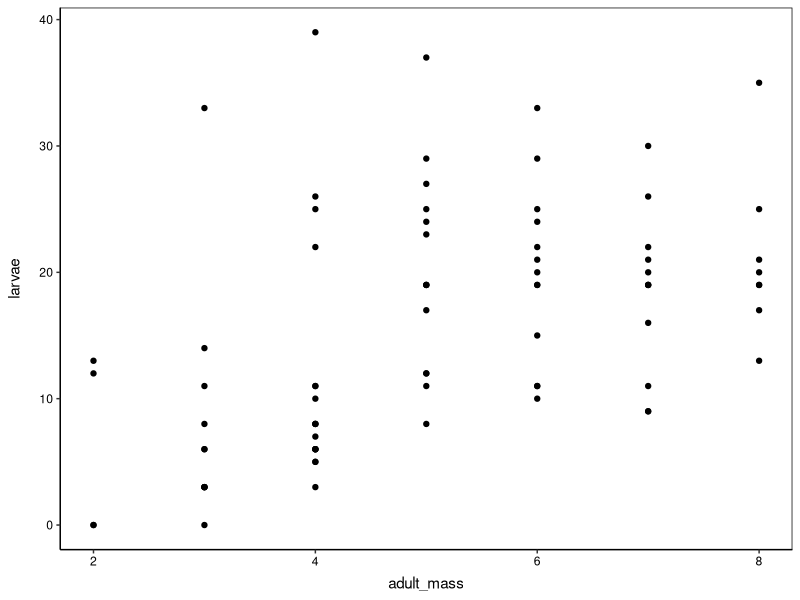
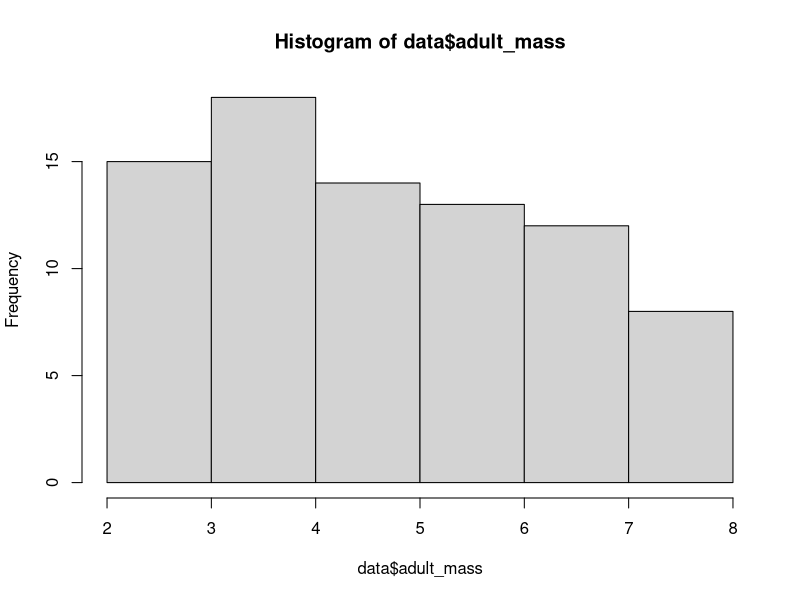
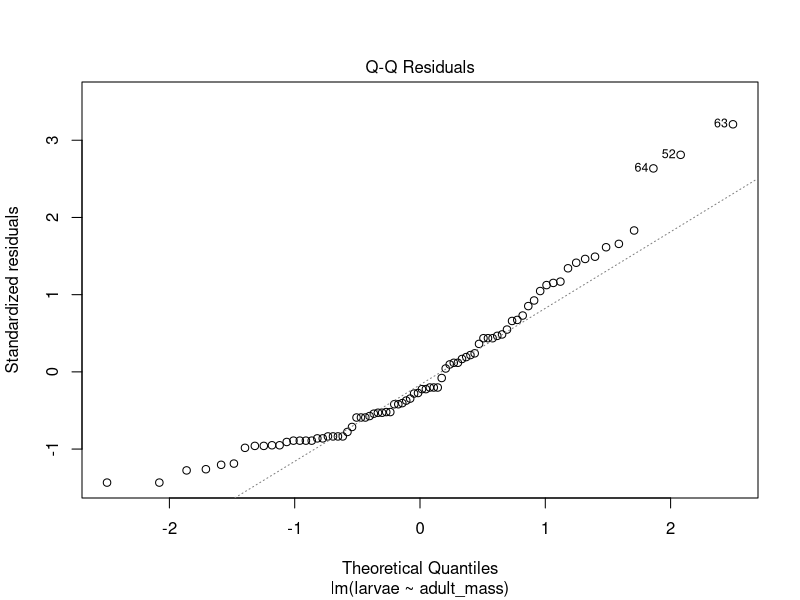
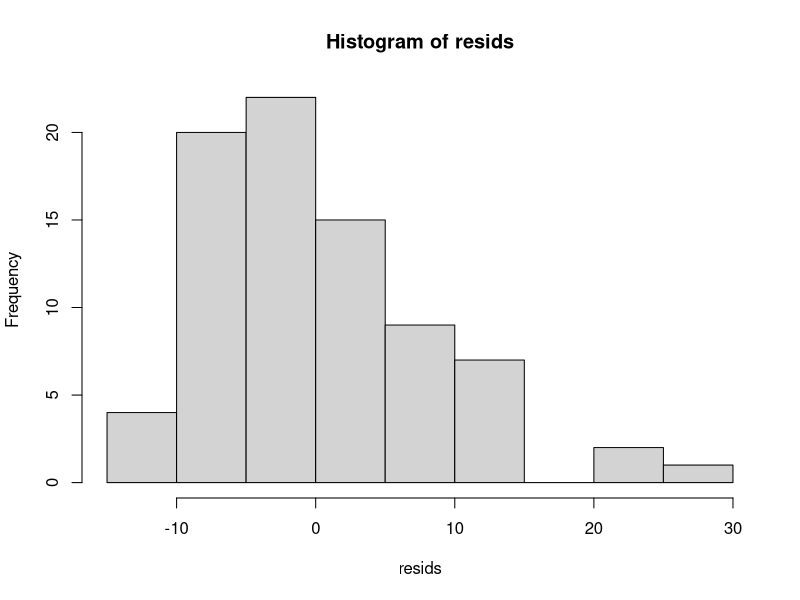
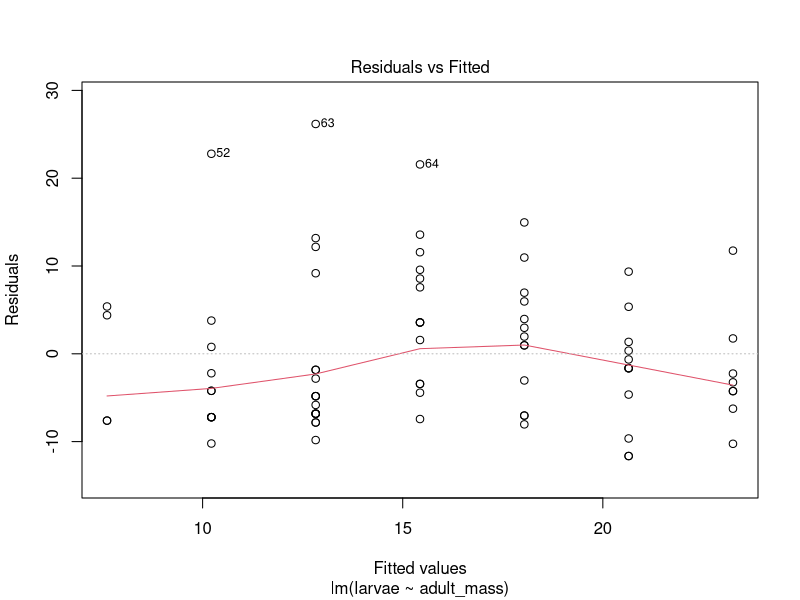
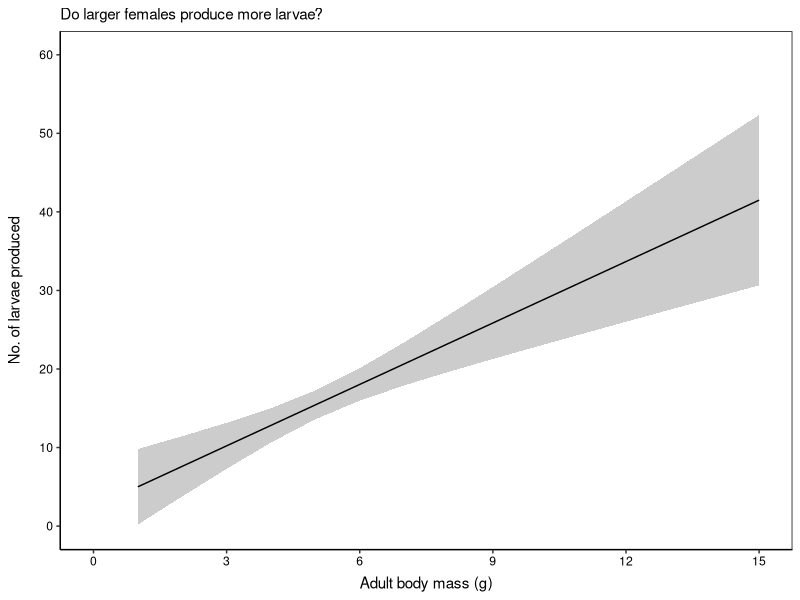

The R source for these figures, in order:
###########################################################
###########################################################
# - Linear modelling in R 
# - CBC Coding Club
# - Tutorial #1: Linear models in R 
# - Rhodes Universtiy
# - Script written: 01/05/2020
# - By: Guy F. Sutton
###########################################################
###########################################################

# Load required libraries to run script 
# You may need to install the package first
# install.packages("tidyverse") - remove the # from this row and click run. 
library(tidyverse)

# I like my plots to look a certain way
theme_set(theme_classic() +
            theme(panel.border = element_rect(colour = "black", fill = NA),
                  axis.text = element_text(colour = "black"),
                  axis.title.x = element_text(margin = unit(c(2, 0, 0, 0), "mm")),
                  axis.title.y = element_text(margin = unit(c(0, 4, 0, 0), "mm")),
                  legend.position = "none"))

# Load required libraries 
library(tidyverse)

# Import data
data <- readxl::read_excel("./data_raw/poisson_data.xlsx")

# Check data imported properly
str(data)
head(data)

###
# - Experimental design 
###

# Ran an experiment to determine
# - (1) Does temperature influence insect reproduction?
# - (2) Does insect body mass influence insect reproduction? 

# Temperature = temp - 4 levels:
# - 15 degrees, 20 degrees, 25 degrees, 30 degrees
# - factor variable 

# Insect body mass = adult_mass
# - numeric variable

# No of larvae produced by insects = larvae 
# - numeric variable

###
# Research question #1 -  Do larger insects produce more larvae? 
###

###
# Step 1 - Explore the data (visualise)
###

# Firstly, visualise relationship between predictor and response
ggplot(data = data, aes(x = adult_mass,
                        y = larvae)) +
  geom_point()

# Secondly, is your predictor linear-ish?
hist(data$adult_mass)

###
# - Step 2 - Run a linear model
###

# Specify a linear model 
# - We use the 'lm' function to tell R to run a linear model
# - We then specificy our response var (larvae),
# - We then specificy our predictor var (adult_mass),
#   (predictors go to the right of ~ sign). 
# - We also have to specify where R must look for this data
#   using the 'data = ...' argument 
mod1 <- lm(larvae ~ adult_mass,
           data = data)

# Print the summary of the model
summary(mod1)

###
# Step 3 - Model diagnostics 
###

# Before looking at the outcome of our model,
# we should first check whether the model we specified is 
# a good fit to the data or not. 
# We do this by performing model diagnostics 

# Basically, here we are going to check whether our 
# data and model meet the assumptions required to run a linear model.

# 1. Independence of data points
#    - This cannot be checked per se. 
#    - This is a property of your experimental design
#    - Make sure you design your experiment properly. 
#    - If you have non-independence, there are ways to deal 
#      it, will deal with this in a latter video (GLMM's)!!! Fun!!!

# 2. Are the residuals normally distributed?
#    - Often this assumption is applied to the data,
#      i.e. are your data / response normally distributed?
#    - This is not correct.
#    - The assumption is actually that your residuals are normally 
#      distributed. 
#      - Residuals are how far each data point deviates 
#        from the expected value / trend. 
#    - Residuals represent variation in the data that your model can't account for. 
#    - We use residual plots to discover patterns (QQ plot).
#    - We don't want to see any systematic patterns in residuals,
#      should be a straight 1:1 line. 
plot(mod1, which = 2)

# *** Alternative approach, probably more interpretable
resids <- resid(mod1) # extract model residuals
hist(resids) # plot a histogram

# Here, we can see that the points in the tails of the line deviate from the dashed line
# - This is an indication that the residuals are not normally distributed.
# - As such, the model does not capture the variation in our data well
#   at the extremities of the dataset 
#   (i.e. predictions of how many larvae are expected from adults at the min and max 
#   adult mass values is going to be misleading). 
# - The histogram definitively shows that our residuals are not normally distributed. 
# - TAKE HOME: Linear model is probably not a good model to use for this analysis. 

# 3. Homogeneity of variance
#   - Testing the assumption of equality of variances. 
#   - Residuals vs fitted - we don't want to see any pattern.
#   - Here, we want to see that red line lie on the y = 0 line.
#   - You really don't want to see your white circles have any pattern (i.e. funnel, U-shape)
plot(mod1, which = 1)

# Here, the red line varies a bit, indicating that the variance varies slightly, 
# but there is nothing for concern. 
# You would be happy with this as your model satifies the homogeneity of variance assumption. 

# LINEAR MODEL IS NOT A GREAT CHOICE. YOU WOULD LOOK AT AN ALTERNATIVE MODEL TYPE.
# CODE BELOW ASSUMES THAT A LM WAS APPROPRIATE - use on your own data. 

###
# Step 4 - Interpreting model output
###

# Print summary of results 
summary(mod1)

# Get Type II sum of squares 
car::Anova(mod1, type="II")

# - (1) Intercept estimate - value of abundance where X (adult_mass) = 0
coef(mod1)[[1]]

#       Intercept = 2.39,
#       In this example, adult mass cannot = 0,  
#       Intercept has no meaning in this example.
#       It often can have a meaning (whenever x = 0 is reasonable, e.g. temperature), 
#       and be very important. 

# - (2) Is my treatment/factor significant?
#       Look at the row for your predictor variable in SOS table (here: adult_mass)
#       Look at the P-value: P <0.05 means this variable is significant 
#       - Here, adult mass P-val < 0.05, 
#         so we conclude there is an association between adult mass and larvae produced. 

# - (3) How does my treatment effect response?
#       Look at the estimate value in your predictor variable row
#       > 0 estimate = response increases with greater values of predictor
#       < 0 estimate = response decreases with greater values of predictor
coef(mod1)[2]

#       Here, our estimate = 2.6066 (> 0, positive relationship).
#       This means that as adult mass increases, the number of larvae they produce increases.
#       - The actual value (2.6066) means that for every 1 unit increase in adult body mass
#         (i.e. if adult mass increases by 1g), fecundity increases by 2.6 larvae. 

# - (4) Extract parameter uncertainty 
#       It is always good to report the uncertainty of your model estimates.
#       To do this, we report a 95% confidence interval.
#       - The interval DOES NOT say that we can be 95% certain that 
#         our estimate falls somewhere within this range (lots of papers do this 
#         incorrectly.)
#       - The interval shows that if we had to repeat this experiment 100 times,
#         we would expect our parameter to fall within the 95% CI, 95 times.
#       - A subtle but very inportant distinction - outside the scope of this course. 
#       - We will now extract the 95% CI for our adult_mass estimate
confint(mod1)

# Here, our 95% CI for adult body mass is 1.52 - 3.68
# This means that there is some uncertaintly in our parameter estimate from (3).
# Interpretation: For every 1 unit increase in adult mass (i.e. as adults 
# become 1g heavier), we can be quite confident that they will produce 
# 1.52 - 3.68 more larvae than an adult 1g lighter in mass.

# - (4) How much variation is accounted for?
#       - We must extract the adjusted R-squared value
#         - This shows how much variation in your response var (e.g. larvae)
#           is explained by your predictors (e.g. adult_mass)
summary(mod1)$adj.r.squared

#       Here, an R-squared = 0.21
#       Therefore, 21% of the variation in larvae produced 
#       is explained by female body mass. 

###
# Step 5 - Plot your model predictions 
###

# (1) Define the range of x-values you want to predict over 
#     - Here, we predict over body mass of 1 - 15g
adult_mass <- seq(1, 15, 1)

# (2) Predict the number of larvae from our model
mod_predict <- predict(mod1, 
                       list(temp = adult_mass), 
                       interval = "confidence")

# (3) Convert (2) into a data frame 
mod_predict <- as.data.frame(mod_predict)

# (4) Add the range of x values back to the model predictions
mod_predict <- bind_cols(mod_predict, as.data.frame(adult_mass))

# Plot your model predictions
ggplot() + 
  # Add a ribbon of 95% confidence intervals
  geom_ribbon(data = mod_predict, aes(x = adult_mass, 
                                      ymin = lwr,
                                      ymax = upr),
              fill = "gray80") + 
  # Add line of model prediction
  geom_line(data = mod_predict, aes(x = adult_mass, 
                                    y = fit)) +
  # Define y-axis limits
  scale_y_continuous(breaks = seq(0, 60, 10),
                     limits = c(0, 60)) +
  # Define x-axis limits
  scale_x_continuous(breaks = seq(0, 15, 3),
                     limits = c(0, 15)) + 
  # Write x and y axis labels
  labs(x = "Adult body mass (g)",
       y = "No. of larvae produced",
       subtitle = "Do larger females produce more larvae?")

###
# Step 6 - Write-up your results  
###

# Everyone has a different style of writing. 
# Below I give some examples. 
# Any text within [] is me explaining, and not actually included in the text. 
# This is my approach, it does not have to be yours. 

# (1) The standard example is:
# Adult body mass had a significant influence on the number of larvae produced 
# (P < 0.05)

# - In my opinion, this is pretty poor. 
# - It really tells us nothing. 

# (2) Improvement on (1):
# Adult body mass had a significant influence on the number of larvae produced 
# (beta = 2.61; P < 0.05). [where beta is estimate from 3]. 

# - Adding the parameter estimate at least tells the reader the sign
#   and magnitude of the effect adult_mass has on larvae. 

# (3) More improvements:
# Adult body mass had a significant influence on the number of larvae produced 
# (beta = 2.61; 95% CI = 1.52 - 3.68; P < 0.05).

# - Adding the CI shows the uncertainty in our estimate.
# - Much better. 
# - We can still do better. 

# (4) Actually explain your results.
#     - This is my prefered approach. 

# Larger females produced more larvae than smaller adults (P < 0.05). 
# Approximately 21% of the variation in fecundity was explained
# by female body mass (Adj. R-squared = 0.21). 
# For every 1g increase in adult body mass, adults produce approximately
# 2.61 more larvae (95% CI: 1.52 - 3.68) (Fig. x) [refer the reader to your plot
# of the model prediction]. 

# - We have told the reader exactly how the predictor effects response,
#   we have reported uncertainty, and referred the reader to our awesome graph!!! 

# Your results for your paper are now ready to go!!!
